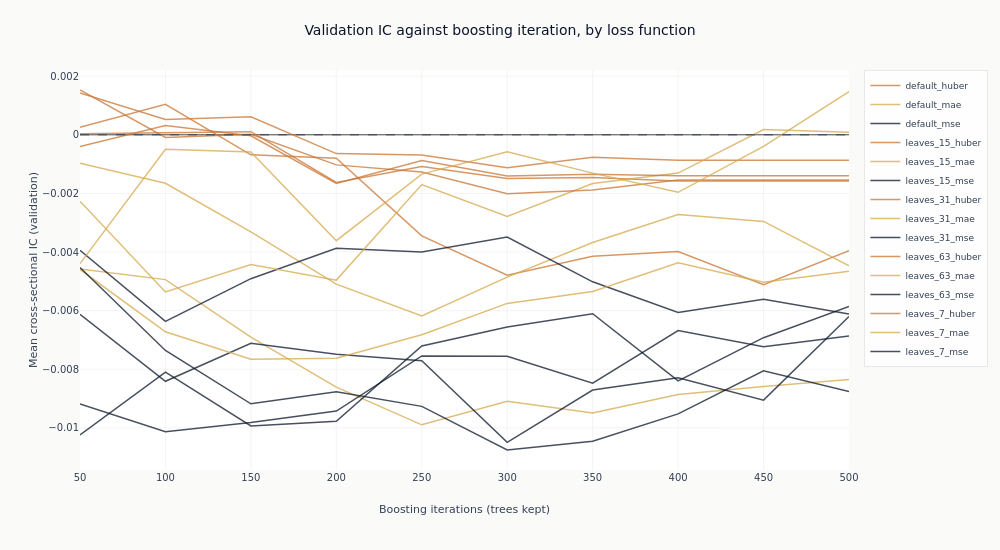

This figure's notebook cell:
### Markdown cell above
### What more trees do

Each line traces one configuration's out-of-sample IC as trees are added to it. This is the
figure the checkpoint dimension exists to produce, and it separates two things a single
end-of-training number cannot.

A line that rises and then falls has an interior optimum: the model was still learning, then
began fitting the training window at the expense of the validation folds. A line that wanders
without trend around zero never had anything to learn in the first place, and its highest point
is wherever the noise happened to peak. The difference matters, because both produce a
respectable-looking maximum.

### Code cell
curves = catalog.filter("full_coverage").sort("config_name", "checkpoint_value")
objectives = {"mse": COLORS["blue"], "mae": COLORS["amber"], "huber": COLORS["copper"]}


def objective_of(name: str) -> str:
    """Read the loss function out of a declared configuration name."""
    return next((key for key in objectives if name.endswith(key)), "mse")


fig_curves = go.Figure()
for config_name in curves.get_column("config_name").unique(maintain_order=True):
    series = curves.filter(pl.col("config_name") == config_name)
    fig_curves.add_trace(
        go.Scatter(
            x=series.get_column("checkpoint_value").to_list(),
            y=series.get_column("ic_mean").to_list(),
            mode="lines",
            name=config_name,
            line=dict(color=objectives[objective_of(config_name)], width=1.5),
            opacity=0.75,
        )
    )
fig_curves.add_hline(y=0, line_width=1, line_dash="dash", line_color=COLORS["neutral"])
fig_curves.update_layout(
    title="Validation IC against boosting iteration, by loss function",
    height=550,
    width=1000,
    margin=dict(t=70),
    legend=dict(font=dict(size=9)),
)
fig_curves.update_xaxes(title_text="Boosting iterations (trees kept)")
fig_curves.update_yaxes(title_text="Mean cross-sectional IC (validation)")
show_plotly_with_alt(
    fig_curves,
    "Line chart of mean validation information coefficient against boosting iteration, one line "
    "per configuration, coloured by loss function: blue for squared error, amber for absolute "
    "error, copper for Huber. A dashed line marks zero. Almost every line sits below it across "
    "the whole range, in a narrow band close to the line rather than far from it. The copper "
    "Huber lines run nearest to zero and the blue squared-error lines furthest below, and the "
    "lines wander up and down rather than rising to a common peak and falling away.",
)

### Figure 1 — Plotly figure (JSON) as saved in the notebook; plotly's stock layout.template omitted (floating-point values rounded to 4 significant figures)
{"data": [{"line": {"color": "#C87533", "width": 1.5}, "mode": "lines", "name": "default_huber", "opacity": 0.75, "type": "scatter", "x": [50, 100, 150, 200, 250, 300, 350, 400, 450, 500], "y": [0.0002585, 0.001042, -0.0006814, -0.0008, -0.00345, -0.004794, -0.004144, -0.003985, -0.005114, -0.003951]}, {"line": {"color": "#D4A84B", "width": 1.5}, "mode": "lines", "name": "default_mae", "opacity": 0.75, "type": "scatter", "x": [50, 100, 150, 200, 250, 300, 350, 400, 450, 500], "y": [-0.004578, -0.004942, -0.006903, -0.008608, -0.009896, -0.009094, -0.009489, -0.008862, -0.008591, -0.008347]}, {"line": {"color": "#0a1628", "width": 1.5}, "mode": "lines", "name": "default_mse", "opacity": 0.75, "type": "scatter", "x": [50, 100, 150, 200, 250, 300, 350, 400, 450, 500], "y": [-0.006123, -0.008411, -0.007113, -0.007488, -0.00771, -0.0105, -0.008708, -0.00829, -0.009054, -0.006201]}, {"line": {"color": "#C87533", "width": 1.5}, "mode": "lines", "name": "leaves_15_huber", "opacity": 0.75, "type": "scatter", "x": [50, 100, 150, 200, 250, 300, 350, 400, 450, 500], "y": [0.001431, 0.0005267, 0.0006156, -0.0006403, -0.000691, -0.00112, -0.000768, -0.0008715, -0.0008715, -0.0008715]}, {"line": {"color": "#D4A84B", "width": 1.5}, "mode": "lines", "name": "leaves_15_mae", "opacity": 0.75, "type": "scatter", "x": [50, 100, 150, 200, 250, 300, 350, 400, 450, 500], "y": [-0.0009726, -0.001654, -0.003314, -0.005094, -0.006184, -0.004855, -0.003675, -0.002717, -0.002954, -0.004471]}, {"line": {"color": "#0a1628", "width": 1.5}, "mode": "lines", "name": "leaves_15_mse", "opacity": 0.75, "type": "scatter", "x": [50, 100, 150, 200, 250, 300, 350, 400, 450, 500], "y": [-0.003941, -0.006364, -0.00491, -0.00387, -0.004, -0.003487, -0.005017, -0.006065, -0.005616, -0.006114]}, {"line": {"color": "#C87533", "width": 1.5}, "mode": "lines", "name": "leaves_31_huber", "opacity": 0.75, "type": "scatter", "x": [50, 100, 150, 200, 250, 300, 350, 400, 450, 500], "y": [3.951e-05, 7.774e-05, 0.000108, -0.001628, -0.001079, -0.001493, -0.00146, -0.001579, -0.001579, -0.001579]}, {"line": {"color": "#D4A84B", "width": 1.5}, "mode": "lines", "name": "leaves_31_mae", "opacity": 0.75, "type": "scatter", "x": [50, 100, 150, 200, 250, 300, 350, 400, 450, 500], "y": [-0.002268, -0.005363, -0.004428, -0.004958, -0.001699, -0.002789, -0.001664, -0.001306, 0.000179, 8.541e-05]}, {"line": {"color": "#0a1628", "width": 1.5}, "mode": "lines", "name": "leaves_31_mse", "opacity": 0.75, "type": "scatter", "x": [50, 100, 150, 200, 250, 300, 350, 400, 450, 500], "y": [-0.00918, -0.01013, -0.009819, -0.009426, -0.007544, -0.007557, -0.008477, -0.006679, -0.007229, -0.006869]}, {"line": {"color": "#C87533", "width": 1.5}, "mode": "lines", "name": "leaves_63_huber", "opacity": 0.75, "type": "scatter", "x": [50, 100, 150, 200, 250, 300, 350, 400, 450, 500], "y": [-0.0003984, 0.0003138, -3.262e-05, -0.00166, -0.0008773, -0.001407, -0.001345, -0.001394, -0.001394, -0.001394]}, {"line": {"color": "#D4A84B", "width": 1.5}, "mode": "lines", "name": "leaves_63_mae", "opacity": 0.75, "type": "scatter", "x": [50, 100, 150, 200, 250, 300, 350, 400, 450, 500], "y": [-0.004595, -0.006723, -0.00766, -0.007624, -0.006825, -0.005753, -0.005344, -0.00437, -0.005033, -0.004658]}, {"line": {"color": "#0a1628", "width": 1.5}, "mode": "lines", "name": "leaves_63_mse", "opacity": 0.75, "type": "scatter", "x": [50, 100, 150, 200, 250, 300, 350, 400, 450, 500], "y": [-0.01024, -0.008099, -0.009936, -0.009778, -0.007204, -0.006555, -0.006107, -0.008395, -0.006922, -0.005855]}, {"line": {"color": "#C87533", "width": 1.5}, "mode": "lines", "name": "leaves_7_huber", "opacity": 0.75, "type": "scatter", "x": [50, 100, 150, 200, 250, 300, 350, 400, 450, 500], "y": [0.001529, -9.024e-05, 1.597e-05, -0.001026, -0.001267, -0.002009, -0.001886, -0.001541, -0.001541, -0.001541]}, {"line": {"color": "#D4A84B", "width": 1.5}, "mode": "lines", "name": "leaves_7_mae", "opacity": 0.75, "type": "scatter", "x": [50, 100, 150, 200, 250, 300, 350, 400, 450, 500], "y": [-0.004396, -0.0004904, -0.0005861, -0.003612, -0.001341, -0.0005778, -0.001307, -0.001963, -0.0003963, 0.001473]}, {"line": {"color": "#0a1628", "width": 1.5}, "mode": "lines", "name": "leaves_7_mse", "opacity": 0.75, "type": "scatter", "x": [50, 100, 150, 200, 250, 300, 350, 400, 450, 500], "y": [-0.004528, -0.007359, -0.009178, -0.008772, -0.009266, -0.01076, -0.01046, -0.009524, -0.008052, -0.00876]}], "layout": {"height": 550, "legend": {"font": {"size": 9}}, "margin": {"t": 70}, "shapes": [{"line": {"color": "#334155", "dash": "dash", "width": 1}, "type": "line", "x0": 0, "x1": 1, "xref": "x domain", "y0": 0, "y1": 0, "yref": "y"}], "title": {"text": "Validation IC against boosting iteration, by loss function"}, "width": 1000, "xaxis": {"title": {"text": "Boosting iterations (trees kept)"}}, "yaxis": {"title": {"text": "Mean cross-sectional IC (validation)"}}}}
